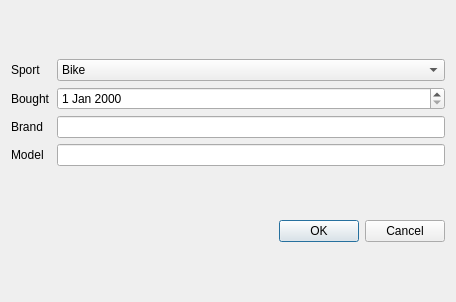
<?xml version="1.0" encoding="UTF-8"?>
<ui version="4.0">
 <class>Gear</class>
 <widget class="QDialog" name="Gear">
  <property name="geometry">
   <rect>
    <x>0</x>
    <y>0</y>
    <width>456</width>
    <height>302</height>
   </rect>
  </property>
  <property name="windowTitle">
   <string>Equipment</string>
  </property>
  <layout class="QVBoxLayout" name="verticalLayout">
   <item>
    <layout class="QGridLayout" name="gridLayout">
     <item row="0" column="0">
      <widget class="QLabel" name="label_6">
       <property name="text">
        <string>Sport</string>
       </property>
      </widget>
     </item>
     <item row="0" column="1">
      <widget class="QComboBox" name="sportCombo">
       <item>
        <property name="text">
         <string>Bike</string>
        </property>
       </item>
       <item>
        <property name="text">
         <string>Swim</string>
        </property>
       </item>
       <item>
        <property name="text">
         <string>Run</string>
        </property>
       </item>
      </widget>
     </item>
     <item row="1" column="0">
      <widget class="QLabel" name="label">
       <property name="text">
        <string>Bought</string>
       </property>
      </widget>
     </item>
     <item row="1" column="1">
      <widget class="QDateEdit" name="dateEdit"/>
     </item>
     <item row="2" column="0">
      <widget class="QLabel" name="label_2">
       <property name="text">
        <string>Brand</string>
       </property>
      </widget>
     </item>
     <item row="2" column="1">
      <widget class="QLineEdit" name="brandLine"/>
     </item>
     <item row="3" column="0">
      <widget class="QLabel" name="label_3">
       <property name="text">
        <string>Model</string>
       </property>
      </widget>
     </item>
     <item row="3" column="1">
      <widget class="QLineEdit" name="modelLine"/>
     </item>
    </layout>
   </item>
   <item>
    <widget class="QDialogButtonBox" name="buttonBox">
     <property name="orientation">
      <enum>Qt::Horizontal</enum>
     </property>
     <property name="standardButtons">
      <set>QDialogButtonBox::Cancel|QDialogButtonBox::Ok</set>
     </property>
    </widget>
   </item>
  </layout>
 </widget>
 <resources/>
 <connections>
  <connection>
   <sender>buttonBox</sender>
   <signal>accepted()</signal>
   <receiver>Gear</receiver>
   <slot>accept()</slot>
   <hints>
    <hint type="sourcelabel">
     <x>248</x>
     <y>254</y>
    </hint>
    <hint type="destinationlabel">
     <x>157</x>
     <y>274</y>
    </hint>
   </hints>
  </connection>
  <connection>
   <sender>buttonBox</sender>
   <signal>rejected()</signal>
   <receiver>Gear</receiver>
   <slot>reject()</slot>
   <hints>
    <hint type="sourcelabel">
     <x>316</x>
     <y>260</y>
    </hint>
    <hint type="destinationlabel">
     <x>286</x>
     <y>274</y>
    </hint>
   </hints>
  </connection>
 </connections>
</ui>
